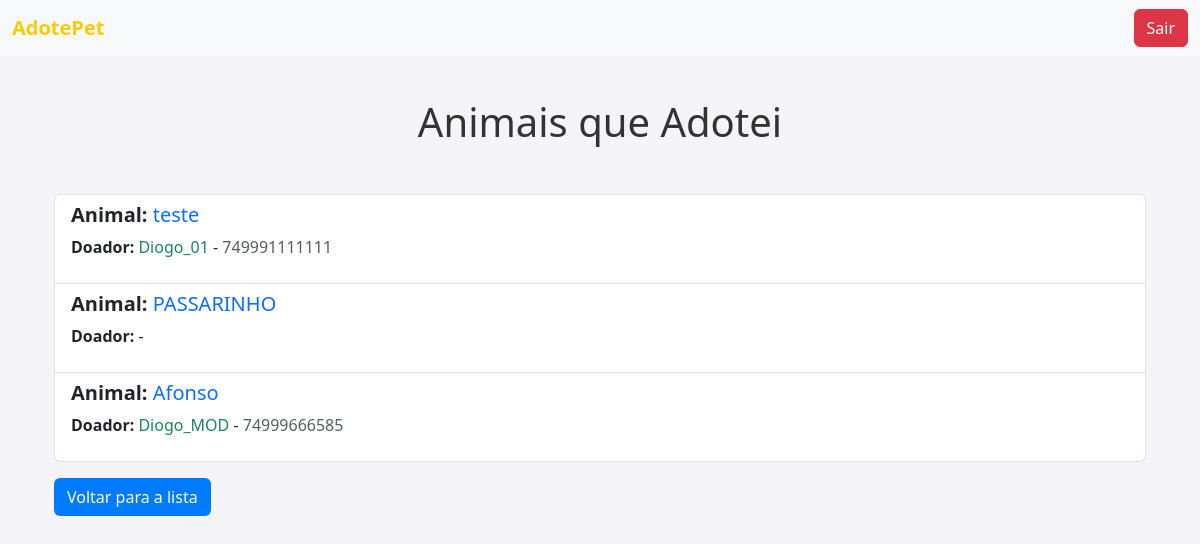
Before: /lista_animais_adotados/ (signed in) with the older database file.
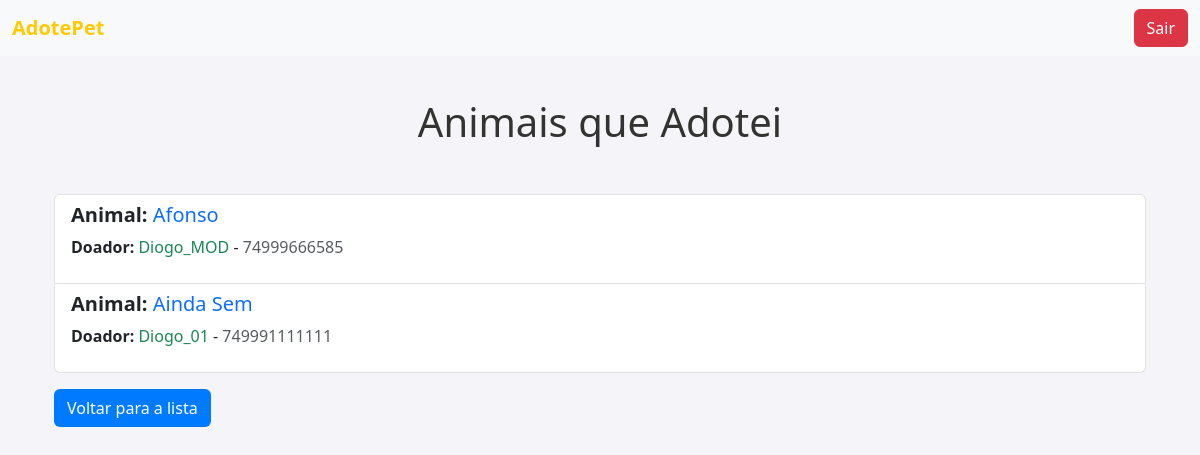
After: the same page with the newer database file.
### adote/models.py (models this page shows, shortened)
class Animal(models.Model):
    nome = models.CharField(max_length=100)
    idade_anos = models.PositiveIntegerField(
        blank=True, null=True,
        help_text="Preencha apenas se a idade estiver em anos."
    )
    idade_meses = models.PositiveIntegerField(
        blank=True, null=True,
        help_text="Preencha apenas se a idade estiver em meses."
    )
    sexo = models.CharField(max_length=1, choices=SEXO_CHOICES, default='M')
    tipo = models.ForeignKey(TipoAnimal, on_delete=models.CASCADE, related_name="animais")
    descricao = models.TextField(blank=True)
    local = models.ForeignKey(Local, on_delete=models.CASCADE, related_name="animais")
    adotado = models.BooleanField(default=False)
    adotante = models.ForeignKey(
        settings.AUTH_USER_MODEL, null=True, blank=True,
        on_delete=models.SET_NULL, related_name='animais_adotados'
    )
    doador = models.ForeignKey(
        settings.AUTH_USER_MODEL, null=True, blank=True,
        on_delete=models.SET_NULL, related_name='animais_doados'
    )
    foto = models.ImageField(upload_to='fotos_animais/', blank=True, null=True)
    class Meta:
        verbose_name = "Animal"
        verbose_name_plural = "Animais"

class Usuario(AbstractUser):
    tipo_usuario = models.CharField(max_length=10, choices=TIPOS_USUARIO)
    telefone = models.CharField(
        max_length=15,
        blank=True,
        validators=[RegexValidator(
            regex=r'^\+?\d{10,15}$',
            message="Telefone inválido. Use um número válido com 10 a 15 dígitos."
        )]
    )
    class Meta:
        verbose_name = "Usuário"
        verbose_name_plural = "Usuários"

### adote/views.py (the view)
# urls.py: path('lista_animais_adotados/', views.lista_animais_adotados, name='lista_animais_adotados'),
@login_required
def lista_animais_adotados(request):
    animais_adotados = Animal.objects.filter(adotante=request.user)
    return render(request, 'lista_animais_adotados.html', {'animais_adotados': animais_adotados})

### adote/templates/lista_animais_adotados.html (shortened to what this page needs)
{% extends 'base.html' %}
{% block content %}
<div class="container mt-5">
    <h1 class="text-center mb-5">Animais que Adotei</h1>
    <ul class="list-group">
        {% for animal in animais_adotados %}
            <li class="list-group-item list-group-item-action">
                <h5 class="mb-2"><strong>Animal:</strong> <span class="text-primary">{{ animal.nome }}</span></h5>
                <p><strong>Doador:</strong> <span class="text-success">{{ animal.doador.username }}</span> - <span class="text-muted">{{ animal.doador.telefone }}</span></p>
            </li>
        {% empty %}
            <li class="list-group-item text-center text-warning">Nenhum animal adotado ainda.</li>
        {% endfor %}
    </ul>
    <a href="{% url 'lista_animais' %}" class="btn btn-custom back-link mt-3">Voltar para a lista</a>
</div>
{% endblock %}

Changed rows visible on the page:
removed Animal: nome "teste", doador.username "Diogo_01", doador.telefone "749991111111"
removed Animal: nome "PASSARINHO"
added Animal: nome "Ainda Sem", doador.username "Diogo_01", doador.telefone "749991111111"
